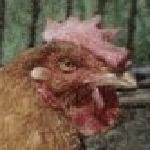
#> input picture Images/ChickenHead/chickenside0001.jpg, 150 x 150 px; its folder holds only this picture in this run
$ jupyter execute --allow-errors 'Image Classification Final.ipynb'
#> lines starting #> are read from the running program, lines starting #| are printed output that depends on the picture
[cell 1]
import pandas as pd
import numpy as np

from sklearn.svm import SVC
from sklearn.model_selection import GridSearchCV
from sklearn.model_selection import train_test_split
from sklearn.metrics import accuracy_score

## Images:
from skimage.transform import resize
from skimage.io import imread

import os
import matplotlib.pyplot as plt

import pickle

[cell 2]
datadir = 'Images/'
categories = ['ChickenHead', 'ElephantHead']

flat_data_arr = []
target_arr = []

for i in categories:
    print ('loading... category: ', i)
    path = os.path.join (datadir, i) #Images/ChickenHead   #Images/ElephantHead
    for img in os.listdir (path):  #listdir - return a list of all file names in the path
        img_array = imread (os.path.join (path, img))
#> img_array is the input picture: shape (150, 150, 3); mean R, G, B 114, 90.5, 73.7
        img_resized = resize (img_array, (150, 150, 3)) #matrix of 150,150,3
        flat_data_arr.append (img_resized.flatten()) #array: 1x(150x150x30) flat_data_array(img1.., img2,..)
        target_arr.append (categories.index(i))
    print ("loaded category ", i, "successfully")

[cell 3]
flat_data = np.array (flat_data_arr)
target = np.array (target_arr)

df = pd.DataFrame (flat_data)
#> df = table of 2 rows and 67500 columns
df['Target'] = target

df.head()
#> Out = table of 2 rows and 67501 columns

[cell 4]
df['Target'].value_counts

[cell 5]
X = df.values[:, :-1]
Y = df.values[:, -1]
#> Y = [0, 1]

xtrain, xtest, ytrain, ytest = train_test_split (X, Y, test_size=0.2, random_state=47)
#> ytrain = [1]; ytest = [0]

## Support Vector Machine

[cell 6]
param_grid = {'C': [10, 100], 'gamma': [0.0001, 0.001, 0.1, 1, 10], 'kernel': ['rbf', 'poly']}
svc = SVC()

model = GridSearchCV (svc, param_grid)
#> (the rest of this cell did not finish here and is left out)

#> (a cell that did not finish here is left out)

[cell 8]
pickle.dump (model, open('svcModel.pkl', 'wb'))

[cell 9]
model = pickle.load (open('svcModel.pkl', 'rb'))

[cell 10]
filename = 'testImages/chicken1.png'

img_array = imread (filename)
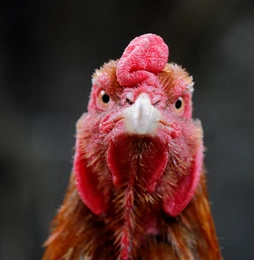
#> input picture testImages/chicken1.png, 254 x 263 px
#> img_array is the input picture: shape (263, 254, 3); mean R, G, B 81.5, 50.4, 48.2
img_resized = resize (img_array, (150, 150, 3))
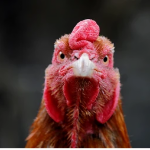
#> img_resized: shape (150, 150, 3) float64; mean R, G, B 0.32, 0.199, 0.19
test_data = np.array (img_resized.flatten())
test_data = test_data.reshape(1, -1)
print (test_data.shape)
#| (1, 67500)
